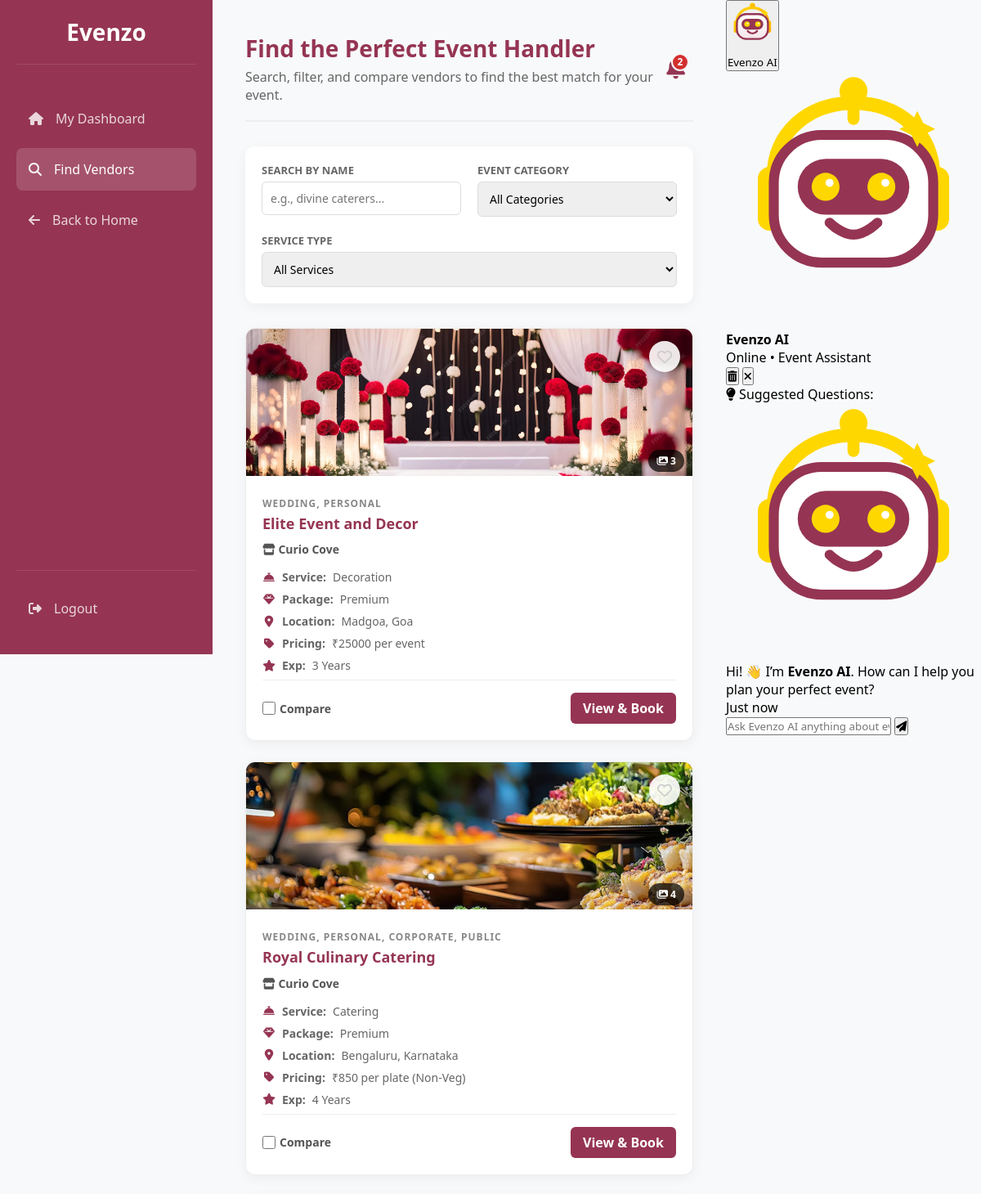
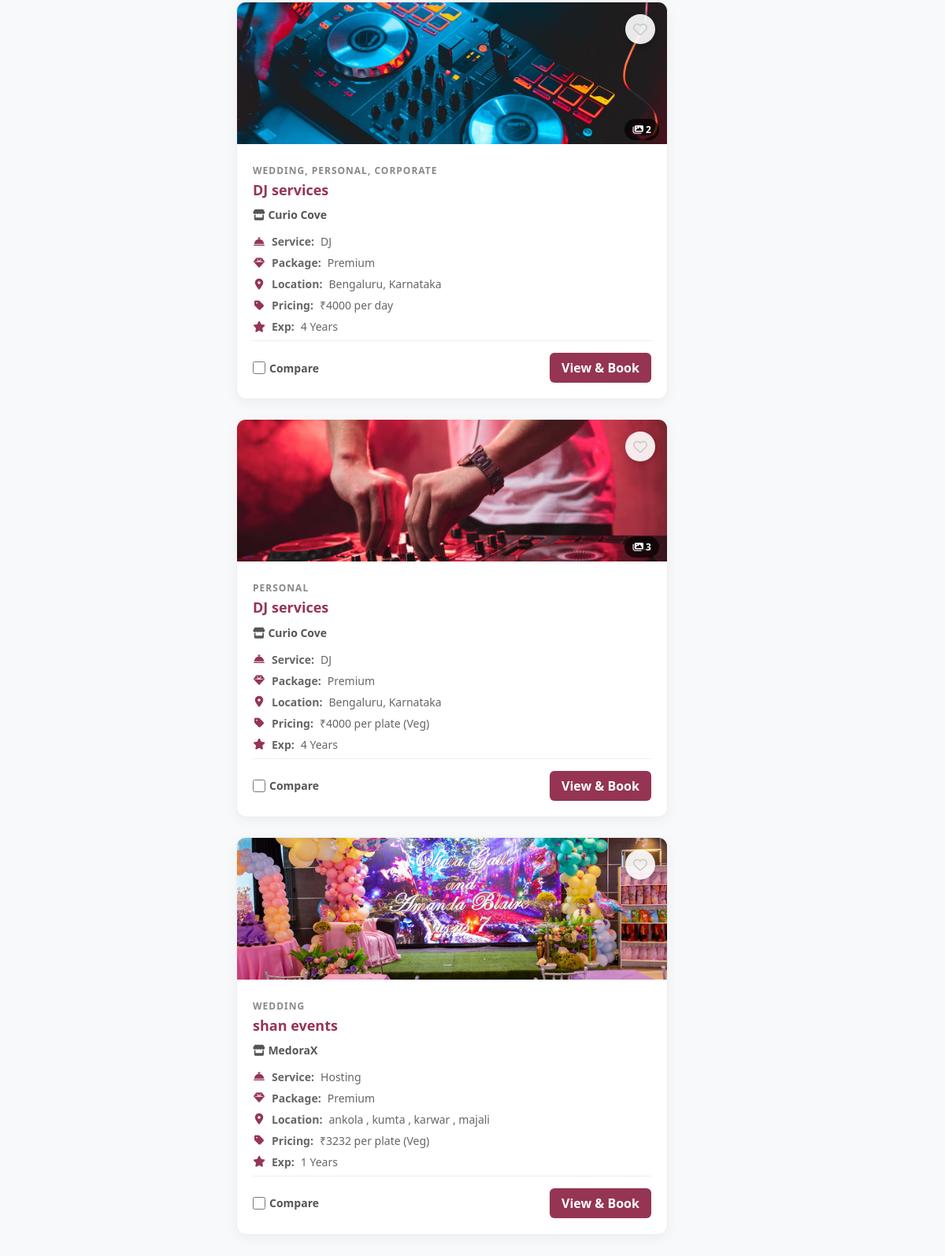
The app's page /explore (signed in) with its own data (2 pictures, top to bottom).
### tables this page shows
CREATE TABLE services (
                id INTEGER PRIMARY KEY AUTOINCREMENT,
                manager_id INTEGER NOT NULL,
                category TEXT,
                service_name TEXT NOT NULL,
                service_location TEXT,       
                services_offered TEXT,       
                experience_years INTEGER,    
                pricing TEXT,                
                images TEXT,                 
                description TEXT, unavailable_dates TEXT, pkg_basic_name TEXT DEFAULT 'Basic (Silver)', pkg_basic_price REAL DEFAULT 0.0, pkg_basic_desc TEXT, pkg_premium_name TEXT DEFAULT 'Premium (Gold)', pkg_premium_price REAL DEFAULT 0.0, pkg_premium_desc TEXT, pkg_luxury_name TEXT DEFAULT 'Luxury (Platinum)', pkg_luxury_price REAL DEFAULT 0.0, pkg_luxury_desc TEXT, package_tier TEXT DEFAULT 'Standard', is_active INTEGER DEFAULT 1,
                FOREIGN KEY (manager_id) REFERENCES users (id) ON DELETE CASCADE
            );

CREATE TABLE manager_profiles (
            id INTEGER PRIMARY KEY AUTOINCREMENT,
            user_id INTEGER NOT NULL,
            business_name TEXT NOT NULL,
            phone TEXT NOT NULL,
            license_path TEXT, -- Path to uploaded JPEG/PDF license
            bio TEXT,
            base_price REAL DEFAULT 0.0,
            rating REAL DEFAULT 0.0, profile_pic TEXT, location TEXT, -- For the "Ratings/Reviews system"
            FOREIGN KEY (user_id) REFERENCES users (id) ON DELETE CASCADE
        );

### app.py (the view)
@app.route('/explore')
def explore():
    if 'user_id' not in session or session['role'] != 'user':
        return redirect(url_for('index'))
    conn = get_db_connection()
    search   = request.args.get('q', '')
    category = request.args.get('category', '')
    service  = request.args.get('service', '')
    location = request.args.get('location', '')
    sort_by  = request.args.get('sort', 'rating')
    query = '''
        SELECT s.*, m.business_name, m.profile_pic, m.rating
        FROM services s
        JOIN manager_profiles m ON s.manager_id = m.user_id
        JOIN users u ON s.manager_id = u.id
        WHERE u.is_approved=1 AND u.is_active=1 AND s.is_active=1
    '''
    params = []
    if search:
        query += " AND (s.service_name LIKE ? OR m.business_name LIKE ?)"
        params += [f'%{search}%', f'%{search}%']
    if category:
        query += " AND s.category LIKE ?"
        params.append(f'%{category}%')
    if service:
        query += " AND s.services_offered LIKE ?"
        params.append(f'%{service}%')
    if location:
        query += " AND s.service_location LIKE ?"
        params.append(f'%{location}%')
    order_map = {
        'rating':    'm.rating DESC',
        'price_asc': 'CAST(s.pricing AS REAL) ASC',
        'price_desc':'CAST(s.pricing AS REAL) DESC',
        'newest':    's.id DESC',
        'name':      's.service_name ASC',
    }
    query += f" ORDER BY {order_map.get(sort_by, 'm.rating DESC')}"
    all_services = conn.execute(query, params).fetchall()
    my_bookings  = conn.execute(
        "SELECT b.*, m.business_name FROM bookings b JOIN manager_profiles m ON b.manager_id=m.user_id WHERE b.client_id=?",
        (session['user_id'],)
    ).fetchall()
    categories = conn.execute("SELECT * FROM categories WHERE is_active=1 ORDER BY name").fetchall()
    notifs = conn.execute(
        "SELECT * FROM notifications WHERE user_id=? AND is_read=0 ORDER BY created_at DESC LIMIT 10",
        (session['user_id'],)
    ).fetchall()
    conn.close()
    return render_template('explore.html',
        services=all_services, bookings=my_bookings,
        categories=categories, notifications=notifs,
        search=search, category=category, service=service,
        location=location, sort_by=sort_by)

### app.py (called while the page is built)
def get_db_connection():
    conn = sqlite3.connect('database.db', timeout=10)
    conn.row_factory = sqlite3.Row
    conn.execute("PRAGMA foreign_keys = ON")
    return conn

### frontend/templates/explore.html (shortened to what this page needs)
<!DOCTYPE html>
<html lang="en">
<head>
    <link rel="stylesheet" href="https://cdnjs.cloudflare.com/ajax/libs/font-awesome/6.4.0/css/all.min.css">
</head>
<body>
    <div class="sidebar">
        <div class="logo">Evenzo</div>
        <nav class="nav-menu">
            <a href="{{ url_for('user_dashboard') }}" class="nav-item"><i class="fas fa-home"></i> My Dashboard</a>
            <a href="{{ url_for('explore') }}" class="nav-item active"><i class="fas fa-search"></i> Find Vendors</a>
            <a href="{{ url_for('index') }}" class="nav-item"><i class="fas fa-arrow-left"></i> Back to Home</a>
        </nav>
        <div class="logout-container">
            <a href="{{ url_for('logout') }}" class="nav-item"><i class="fas fa-sign-out-alt"></i> Logout</a>
        </div>
    </div>
    <div class="main-content">
        <div class="top-bar">
            <header>
                <div class="welcome-text">
                    <h1>Find the Perfect Event Handler</h1>
                    <p style="color: #666; font-size: 16px;">Search, filter, and compare vendors to find the best match for your event.</p>
                </div>
            </header>
            <div class="notification-wrapper" onclick="toggleNotifications(event)">
                {% set notifications = bookings|selectattr('status', 'in', ['confirmed', 'rejected'])|list if bookings else [] %}
                <div class="notification-badge" id="main-notif-badge" style="display: none;">0</div>
            </div>
        </div>
        <div class="filter-bar">
            <div class="filter-group">
                <label>Search by Name</label>
                <input type="text" id="searchInput" placeholder="e.g., divine caterers..." onkeyup="filterVendors()">
            </div>
            <div class="filter-group">
                <label>Event Category</label>
                <select id="categoryFilter" onchange="filterVendors()">
                    <option value="all">All Categories</option>
                </select>
            </div>
            <div class="filter-group">
                <label>Service Type</label>
                <select id="serviceFilter" onchange="filterVendors()">
                    <option value="all">All Services</option>
                </select>
            </div>
        </div>
        <div class="vendor-grid" id="vendorGrid">
            {% for service in services %}
            <div class="vendor-card" data-category="{{ service.category }}" data-service="{{ service.services_offered }}">
                <div class="image-wrapper" onclick="openSlider('{{ service.images }}', 0)" title="Click to view full portfolio gallery">
                    {% set raw_imgs = service.images.split(',') if service.images else [] %}
                    {% set clean_imgs = raw_imgs | reject('equalto', '') | list %}
                    {% set total_imgs = clean_imgs|length %}
                    <div class="wishlist-btn" onclick="toggleSaveVendor(event, this)" title="Save to Wishlist"
                         data-id="{{ service.id }}"
                         data-business="{{ service.business_name }}"
                         data-title="{{ service.service_name }}"
                         data-category="{{ service.category }}"
                         data-service="{{ service.services_offered }}"
                         data-package="{{ service.package_tier }}"
                         data-price="₹{{ service.pricing }}"
                         data-exp="{{ service.experience_years }} Years"
                         data-loc="{{ service.service_location }}"
                         data-img="{{ url_for('uploaded_file', filename=clean_imgs[0]) if total_imgs > 0 else '' }}">
                        <i class="far fa-heart"></i>
                    </div>
                    {% if total_imgs > 0 %}
                        <img src="{{ url_for('uploaded_file', filename=clean_imgs[0]) }}" class="vc-image" alt="Portfolio Image">
                        {% if total_imgs > 1 %}
                        <div class="image-count-badge">
                        </div>
                        {% endif %}
                    {% else %}
                        <div class="vc-image" style="display: flex; align-items: center; justify-content: center; color: #aaa;">No Image</div>
                    {% endif %}
                </div>
                <div class="vc-body">
                    <div class="vc-category">{{ service.category }}</div>
                    <div class="vc-title">{{ service.service_name }}</div>
                    <div class="vc-business"><i class="fas fa-store"></i> {{ service.business_name }}</div>
                    <div class="vc-detail"><i class="fas fa-concierge-bell"></i> <strong>Service:</strong> {{ service.services_offered }}</div>
                    <div class="vc-detail"><i class="fas fa-gem"></i> <strong>Package:</strong> {{ service.package_tier }}</div>
                    <div class="vc-detail"><i class="fas fa-map-marker-alt"></i> <strong>Location:</strong> {{ service.service_location }}</div>
                    <div class="vc-detail"><i class="fas fa-tag"></i> <strong>Pricing:</strong> ₹{{ service.pricing }}</div>
                    <div class="vc-detail"><i class="fas fa-star"></i> <strong>Exp:</strong> {{ service.experience_years }} Years</div>
                    <div class="vc-actions">
                        <label class="compare-label">
                            <input type="checkbox" class="compare-checkbox"
                                data-id="{{ service.id }}"
                                data-business="{{ service.business_name }}"
                                data-title="{{ service.service_name }}"
                                data-service="{{ service.services_offered }}"
                                data-package="{{ service.package_tier }}"
                                data-price="₹{{ service.pricing }}"
                                data-exp="{{ service.experience_years }} Years"
                                data-loc="{{ service.service_location }}"
                                data-img="{{ url_for('uploaded_file', filename=clean_imgs[0]) if total_imgs > 0 else '' }}">
                            Compare
                        </label>
                        <a href="{{ url_for('vendor_details', service_id=service.id) }}" class="btn-book">View & Book</a>
                    </div>
                </div>
            </div>
            {% else %}
            <p style="color: #888;">No event handlers are currently available. Check back later!</p>
            {% endfor %}
        </div>
    </div>
    {% include 'chatbot_widget.html' %}
</body>
</html>

### records on screen
services: shows a picture, category "WEDDING, PERSONAL", service_name "Elite Event and Decor", business_name "Curio Cove", services_offered "Decoration", package_tier "Premium", service_location "Madgoa, Goa", pricing "25000 per event", experience_years "3"
services: shows a picture, category "WEDDING, PERSONAL, CORPORATE, PUBLIC", service_name "Royal Culinary Catering", business_name "Curio Cove", services_offered "Catering", package_tier "Premium", service_location "Bengaluru, Karnataka", pricing "850 per plate (Non-Veg)", experience_years "4"
services: shows a picture, category "WEDDING, PERSONAL, CORPORATE", service_name "DJ services", business_name "Curio Cove", services_offered "DJ", package_tier "Premium", service_location "Bengaluru, Karnataka", pricing "4000 per day", experience_years "4"
services: shows a picture, category "PERSONAL", service_name "DJ services", business_name "Curio Cove", services_offered "DJ", package_tier "Premium", service_location "Bengaluru, Karnataka", pricing "4000 per plate (Veg)", experience_years "4"
services: images (picture), category "WEDDING", service_name "shan events", business_name "MedoraX", services_offered "Hosting", package_tier "Premium", service_location "ankola , kumta , karwar , majali", pricing "3232 per plate (Veg)", experience_years "1"
